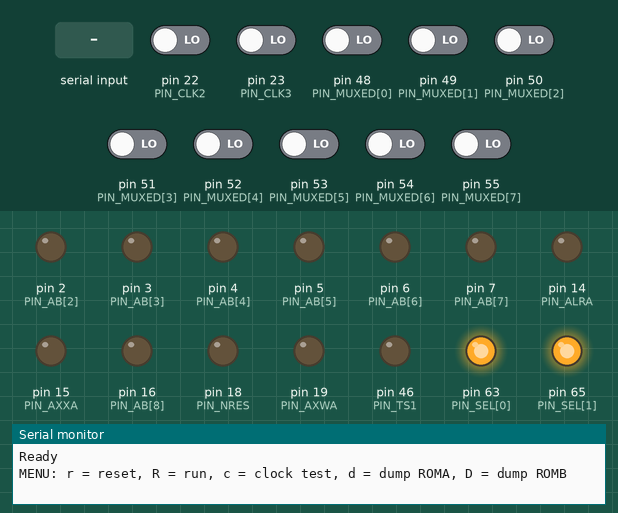
This sketch was run on a simulated Arduino Mega 2560, built with avr-gcc and run on an emulated ATmega2560. Shown: output pins drawn as LEDs (lit = HIGH), the last lines printed to the serial monitor. Dashed ring = blinking. The test bench sets the inputs (shaded band); at power-on: pin 22 (PIN_CLK2), pin 23 (PIN_CLK3), pin 48 (PIN_MUXED[0]), pin 49 (PIN_MUXED[1]), pin 50 (PIN_MUXED[2]), pin 51 (PIN_MUXED[3]), pin 52 (PIN_MUXED[4]), pin 53 (PIN_MUXED[5]), pin 54 (PIN_MUXED[6]), pin 55 (PIN_MUXED[7]) LOW. Pins used as bus, display or sensor lines are not drawn.

Above: at 1.2 s.
1.3 s: "d" received over Serial
At 4.1 s:
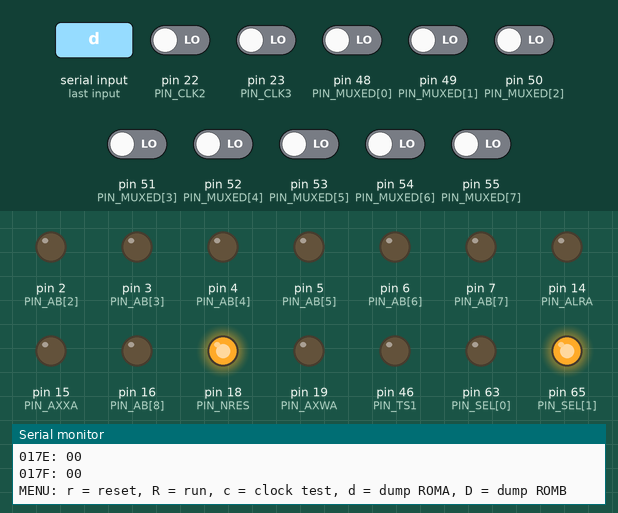
4.3 s: "r" received over Serial
At 5.7 s:
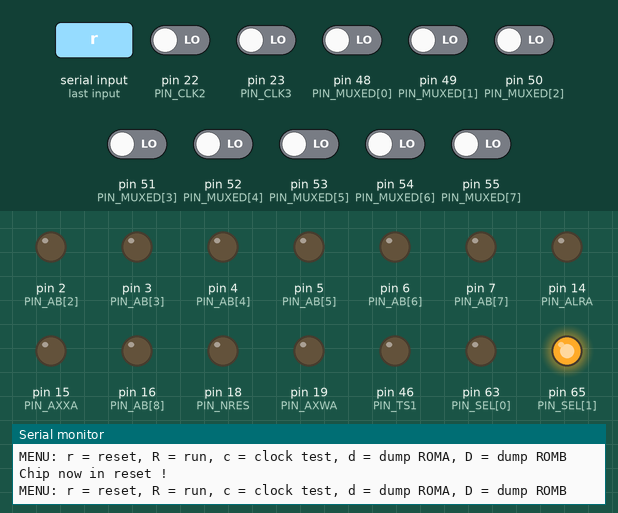
6.7 s: "D" received over Serial
At 8.34 s:
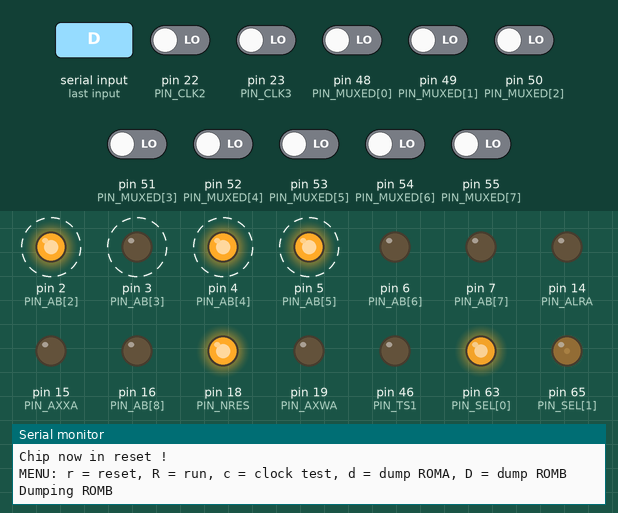
9.7 s: "c" received over Serial
12.7 s: "d" received over Serial
At 15.5 s:
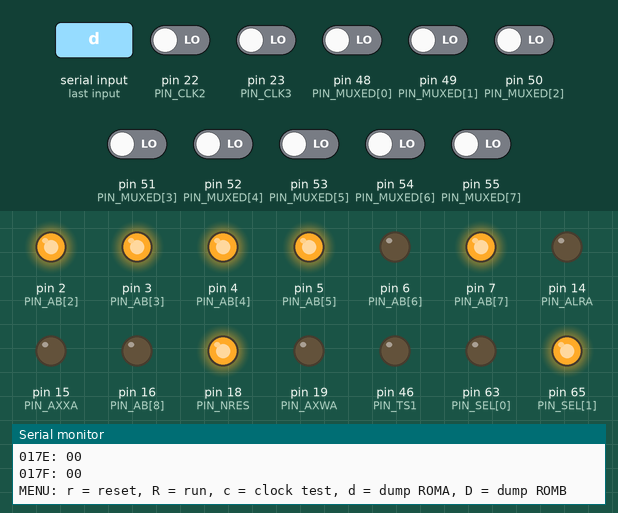
15.7 s: "r" received over Serial
At 18.0 s:
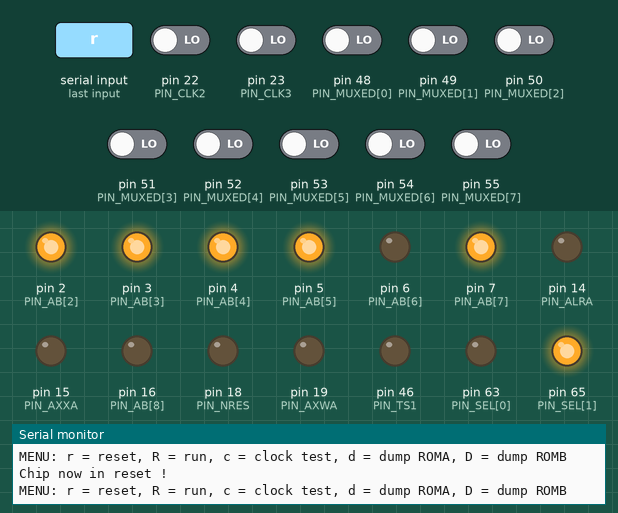
Timing chart, 0 to 19.1 s (numbered marks = the images above; inputs shaded):
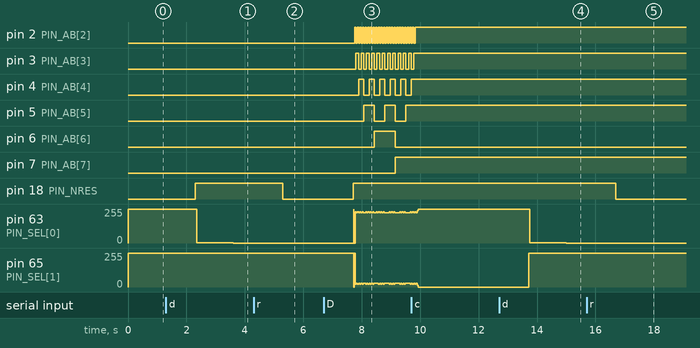

Measured:
- after the input at 1.3 s, pin 18 (PIN_NRES): LOW → HIGH after 1.0 s; pin 63 (PIN_SEL[0]): 255/255 → 1/255 after 1.1 s, → 0/255 1.2 s later
- after the input at 4.3 s, pin 18 (PIN_NRES): HIGH → LOW after 1.0 s
- after the input at 6.7 s, pin 2 (PIN_AB[2]): alternates HIGH for 0.05 s and LOW for 0.05 s, starting after 1.1 s; pin 3 (PIN_AB[3]): alternates HIGH for 0.09 s and LOW for 0.09 s, starting after 1.1 s
- after the input at 12.7 s, pin 63 (PIN_SEL[0]): 255/255 → 1/255 after 1.1 s, → 0/255 1.2 s later; pin 65 (PIN_SEL[1]): 0/255 → 255/255 after 1.0 s
- after the input at 15.7 s, pin 18 (PIN_NRES): HIGH → LOW after 1.0 s

The sketch:

testboard.ino
```cpp
// Konami 054539 testboard firmware for Mega2560

// TODO: Check DTAC output after internal RAM write

#include <Wire.h>
#include <stdlib.h>
#include <string.h>

const uint8_t PIN_SEL[4] = {63, 65, 64, 62};
const uint8_t PIN_MUXED[8] = {48, 49, 50, 51, 52, 53, 54, 55};
const uint8_t PIN_DB[8] = {21, 20, 13, 12, 11, 10, 9, 8};
const uint8_t PIN_RD[8] = {54, 55, 56, 57, 58, 59, 60, 61};
const uint8_t PIN_AB[9] = {0, 1, 2, 3, 4, 5, 6, 7, 16};

#define PIN_CLK	17
#define PIN_NRES 18
#define PIN_AXWA 19
#define PIN_ALRA 14
#define PIN_AXXA 15
#define PIN_AXDA 35
#define PIN_DTS1 36
#define PIN_DTS2 37
#define PIN_USE2 38
#define PIN_DLY 39
#define PIN_NRD 40
#define PIN_NWR 41
#define PIN_NCS 42
#define PIN_ADDA 43
#define PIN_YMD 44
#define PIN_RRMD 45
#define PIN_TS1 46
#define PIN_TS2 47

#define PIN_CLK2 22
#define PIN_CLK3 23
#define PIN_WAIT 24
#define PIN_TIM 25
#define PIN_WDCK 26
#define PIN_LRCK 27
#define PIN_DTCK 28
#define PIN_AXDT 29
#define PIN_REDL 30
#define PIN_REDT 31
#define PIN_FRDL 32
#define PIN_FRDT 33
#define PIN_DTAC 34

int count = 0;
uint8_t slave_address = 0x00;

const char nvmStringA0[]  PROGMEM = "410500420500C6812C4A52348C1058D4";

uint8_t readMux(uint8_t i) {
	for (uint8_t c = 0; c < 4; c++) {
		digitalWrite(PIN_SEL[c], HIGH);
	}

	digitalWrite(PIN_SEL[i], LOW);
	delay(1);

	uint8_t data = 0;
	for (uint8_t c = 0; c < 8; c++) {
		if (digitalRead(PIN_MUXED[c]))
			data |= (1 << c);
	}

	return data;
}

void setDBRead() {
	for (uint8_t c = 0; c < 8; c++) {
		pinMode(PIN_DB[c], INPUT);
	}
}

void setRDDir(int dir) {
	for (uint8_t c = 0; c < 8; c++) {
		pinMode(PIN_RD[c], dir);
	}
}

void setRDData(uint8_t data) {
	for (uint8_t c = 0; c < 8; c++) {
		digitalWrite(PIN_RD[c], data & (1 << c) ? HIGH : LOW);
	}
}

void setABData(uint16_t data) {
	for (uint8_t c = 0; c < 9; c++) {
		digitalWrite(PIN_AB[c], data & (1 << c) ? HIGH : LOW);
	}
}

void setupAB() {
	for (uint8_t c = 0; c < 9; c++) {
		pinMode(PIN_AB[c], OUTPUT);			// Will always be outputs
	}
}

void setup() {
	Serial.begin(115200);

	for (uint8_t c = 0; c < 8; c++) {
		pinMode(PIN_MUXED[c], INPUT);		// Will always be inputs
	}
	setupAB();
	setDBRead();
	setRDDir(INPUT);

	// Outputs
	pinMode(PIN_CLK, OUTPUT);
	digitalWrite(PIN_CLK, LOW);
	pinMode(PIN_NRES, OUTPUT);
	digitalWrite(PIN_NRES, LOW);
	pinMode(PIN_AXWA, OUTPUT);
	digitalWrite(PIN_AXWA, LOW);
	pinMode(PIN_ALRA, OUTPUT);
	digitalWrite(PIN_ALRA, LOW);
	pinMode(PIN_AXXA, OUTPUT);
	digitalWrite(PIN_AXXA, LOW);
	pinMode(PIN_DTS1, OUTPUT);
	digitalWrite(PIN_DTS1, LOW);
	pinMode(PIN_DTS2, OUTPUT);
	digitalWrite(PIN_DTS2, LOW);
	pinMode(PIN_USE2, OUTPUT);
	digitalWrite(PIN_USE2, LOW);

	pinMode(PIN_DLY, OUTPUT);
	digitalWrite(PIN_DLY, LOW);
	pinMode(PIN_NRD, OUTPUT);
	digitalWrite(PIN_NRD, HIGH);
	pinMode(PIN_NWR, OUTPUT);
	digitalWrite(PIN_NWR, HIGH);
	pinMode(PIN_NCS, OUTPUT);
	digitalWrite(PIN_NCS, HIGH);

	pinMode(PIN_ADDA, OUTPUT);
	digitalWrite(PIN_ADDA, LOW);
	pinMode(PIN_YMD, OUTPUT);
	digitalWrite(PIN_YMD, LOW);
	pinMode(PIN_RRMD, OUTPUT);
	digitalWrite(PIN_RRMD, LOW);

	pinMode(PIN_TS1, OUTPUT);
	digitalWrite(PIN_TS1, LOW);
	pinMode(PIN_TS2, OUTPUT);
	digitalWrite(PIN_TS2, LOW);

	for (uint8_t c = 0; c < 4; c++) {
		digitalWrite(PIN_SEL[c], HIGH);
		pinMode(PIN_SEL[c], OUTPUT);
	}

	// Inputs
	pinMode(PIN_CLK2, INPUT);
	pinMode(PIN_CLK3, INPUT);
	pinMode(PIN_WAIT, INPUT);
	pinMode(PIN_TIM, INPUT);

	pinMode(PIN_WDCK, INPUT);
	pinMode(PIN_LRCK, INPUT);
	pinMode(PIN_DTCK, INPUT);
	pinMode(PIN_AXDT, INPUT);
	pinMode(PIN_REDL, INPUT);
	pinMode(PIN_REDT, INPUT);
	pinMode(PIN_FRDL, INPUT);
	pinMode(PIN_FRDT, INPUT);

	pinMode(PIN_DTAC, INPUT);

  Serial.println();
  Serial.print("Ready");
}

void writeTS1(uint8_t data) {
	setRDDir(OUTPUT);
	setRDData(data);
	delay(1);
	digitalWrite(PIN_TS1, HIGH);
	delay(1);
	digitalWrite(PIN_TS1, LOW);
	delay(1);
	setRDDir(INPUT);
}

void resetChip() {
	digitalWrite(PIN_NRES, LOW);
	delay(1);
	digitalWrite(PIN_CLK, HIGH);	// Clock dividers are reset synchronously
	delay(1);
	digitalWrite(PIN_CLK, LOW);
	delay(1);
	digitalWrite(PIN_CLK, HIGH);	// Clock dividers are reset synchronously
	delay(1);
	digitalWrite(PIN_CLK, LOW);
	delay(1);
	digitalWrite(PIN_NRES, HIGH);
	delay(1);
	digitalWrite(PIN_CLK, HIGH);	// Internal reset is synchronized
	delay(1);
	digitalWrite(PIN_CLK, LOW);
	delay(1);
}

char strBuf[256];
uint16_t dataBuf[256];

void loop() {
  char selection = query("\nMENU: r = reset, R = run, c = clock test, d = dump ROMA, D = dump ROMB\n");

  Serial.println();

  switch (selection) {
    case 'r':
			digitalWrite(PIN_NRES, LOW);
			Serial.println(F("Chip now in reset !"));
			break;
    case 'R':
			digitalWrite(PIN_NRES, HIGH);
			Serial.println(F("Chip now out of reset !"));
			break;
    case 'c':
			Serial.println(F("Clock test"));
			Serial.println(F("#  CLK2 CLK3"));
			resetChip();
			for (uint8_t c = 0; c < 16; c++) {
				digitalWrite(PIN_CLK, HIGH);
				delay(1);
				digitalWrite(PIN_CLK, LOW);
				delay(1);

				uint8_t ck2 = digitalRead(PIN_CLK2);
				uint8_t ck3 = digitalRead(PIN_CLK3);

				sprintf(strBuf, "%02u   %u   %u", c, ck2, ck3);
				Serial.println(strBuf);
			}
			break;
    case 'd':
			// ROMA dump:
			// Outputs data on RA[6:0] when Y74=0, T92=1 (so TESTREG1_D0=1, TESTREG1_D2=0, TESTREG2_D4=0), this causes TESTEN to be 1, which also forces PIN_RA_EN
			// Test registers are reset by NRES, so we just need to set TESTREG1 to 0x01
			Serial.println(F("Dumping ROMA"));
			resetChip();
			writeTS1(0x01);

			for (uint16_t c = 0; c < 384; c++) {
				digitalWrite(PIN_CLK, HIGH);
				delay(1);
				digitalWrite(PIN_CLK, LOW);
				delay(1);

				uint8_t data = readMux(0);
				sprintf(strBuf, "%04X: %02X", c, data & 0x7F);
				Serial.println(strBuf);
			}
			break;
    case 'D':
			// ROMB dump:
			// Outputs data on RA[15:0] when Y74=1, T92=0 (so TESTREG1_D0=0, TESTREG1_D2=1, TESTREG2_D4=0), this causes TESTEN to be 1, which also forces PIN_RA_EN
			// Address comes from AB[7:0]
			// ROM block is clocked by CLKDIV2, so a few clock pulses must be sent after address is set
			// Test registers are reset by NRES, so we just need to set TESTREG1 to 0x04

			Serial.println(F("Dumping ROMB"));

			Serial.end();		// We need D0 and D1 (TX/RX UART pins) as GPIOs !
			setupAB();

			resetChip();
			writeTS1(0x04);

			for (uint16_t c = 0; c < 192; c++) {
				setABData(c);
				delay(1);

				for (uint16_t ck = 0; ck < 4; ck++) {
					digitalWrite(PIN_CLK, HIGH);
					delay(1);
					digitalWrite(PIN_CLK, LOW);
					delay(1);
				}

				uint16_t data = readMux(0);
				data += (readMux(1) << 8);
				dataBuf[c] = data;
			}

			Serial.begin(115200);
  		Serial.println();

			for (uint16_t c = 0; c < 192; c++) {
				sprintf(strBuf, "%02X: %04X", c, dataBuf[c]);
				Serial.println(strBuf);
			}

			break;
    default:
        break;
  }
}

char query(String queryString) {
  Serial.println();

  Serial.print(queryString);
  while (1) {
    if (Serial.available() > 0) {
      String myString = Serial.readString();
      return myString[0];
    }
  }
}

void PrintHex8(uint8_t data) {
  if (data < 0x10) {
    Serial.print("0");
  }
  Serial.print(data, HEX);
}
```
